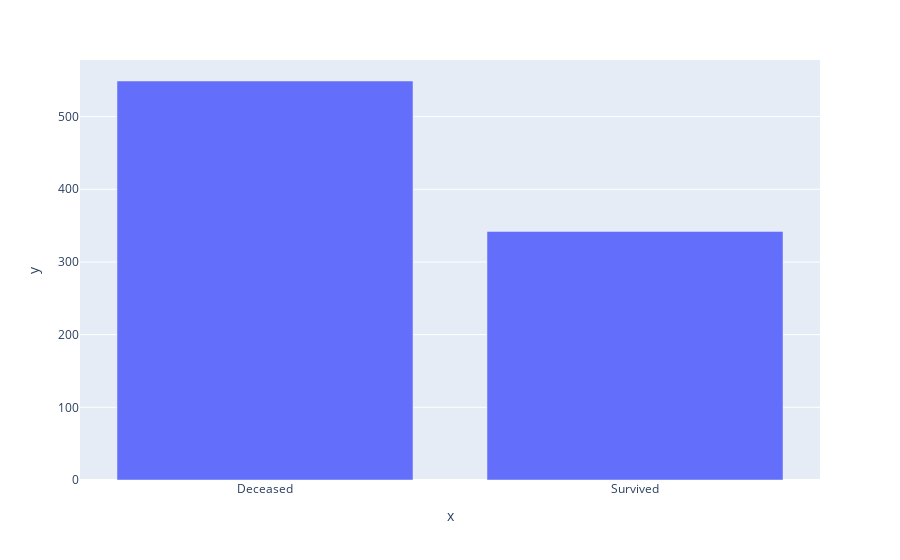

The cell this chart's notebook holds for it:
### Code cell
px.bar(survival_counts, y=survival_counts.values, x=mapped_labels) #commit

### Figure 1 — Plotly figure (JSON) as saved in the notebook; plotly's stock layout.template omitted (floating-point values rounded to 4 significant figures)
{"data": [{"alignmentgroup": "True", "hovertemplate": "x=%{x}<br>y=%{y}<extra></extra>", "legendgroup": "", "marker": {"color": "#636efa", "pattern": {"shape": ""}}, "name": "", "offsetgroup": "", "orientation": "v", "showlegend": false, "textposition": "auto", "type": "bar", "x": ["Deceased", "Survived"], "xaxis": "x", "y": [549, 342], "yaxis": "y"}], "layout": {"barmode": "relative", "legend": {"tracegroupgap": 0}, "margin": {"t": 60}, "xaxis": {"anchor": "y", "domain": [0, 1], "title": {"text": "x"}}, "yaxis": {"anchor": "x", "domain": [0, 1], "title": {"text": "y"}}}}
